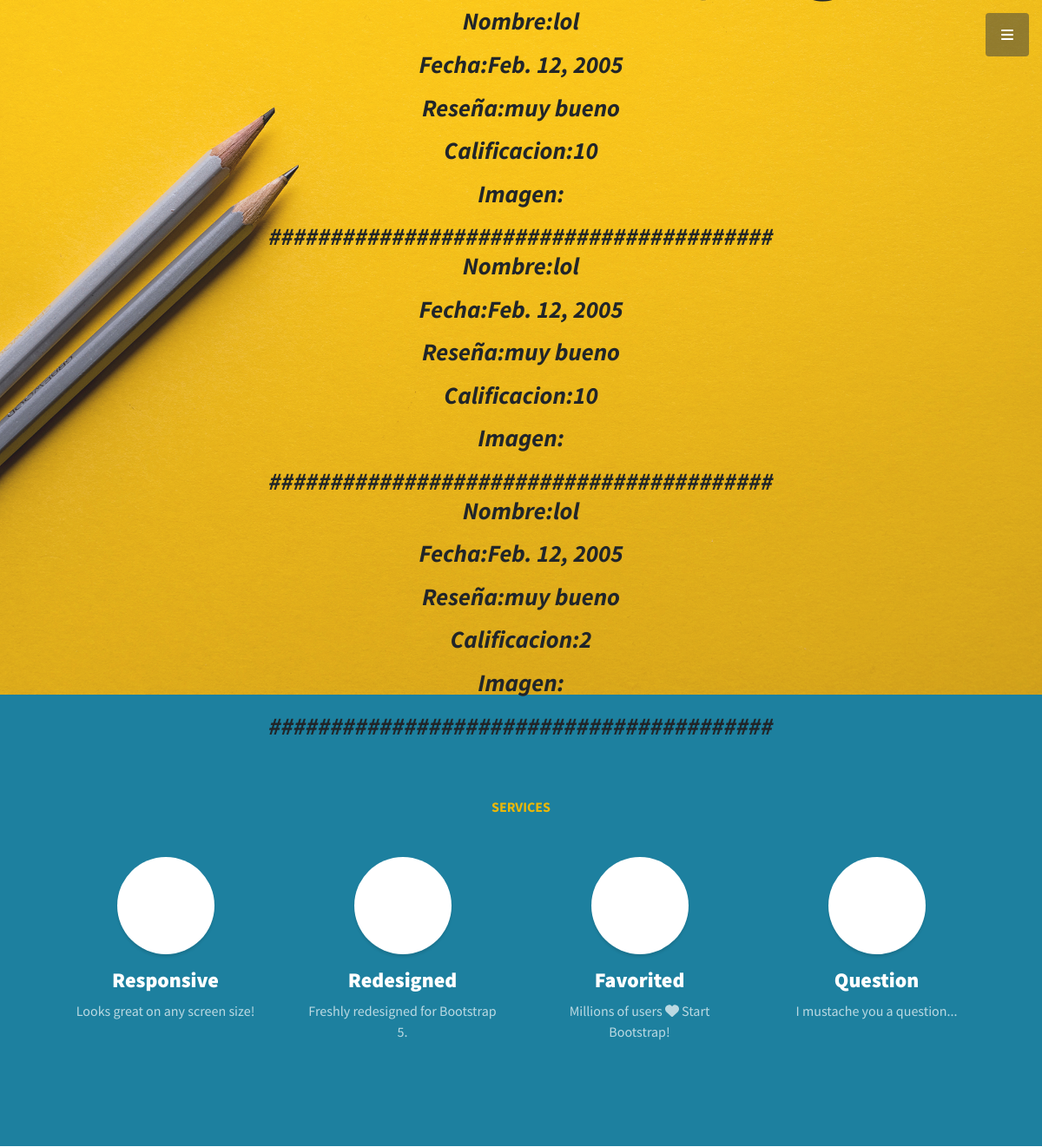
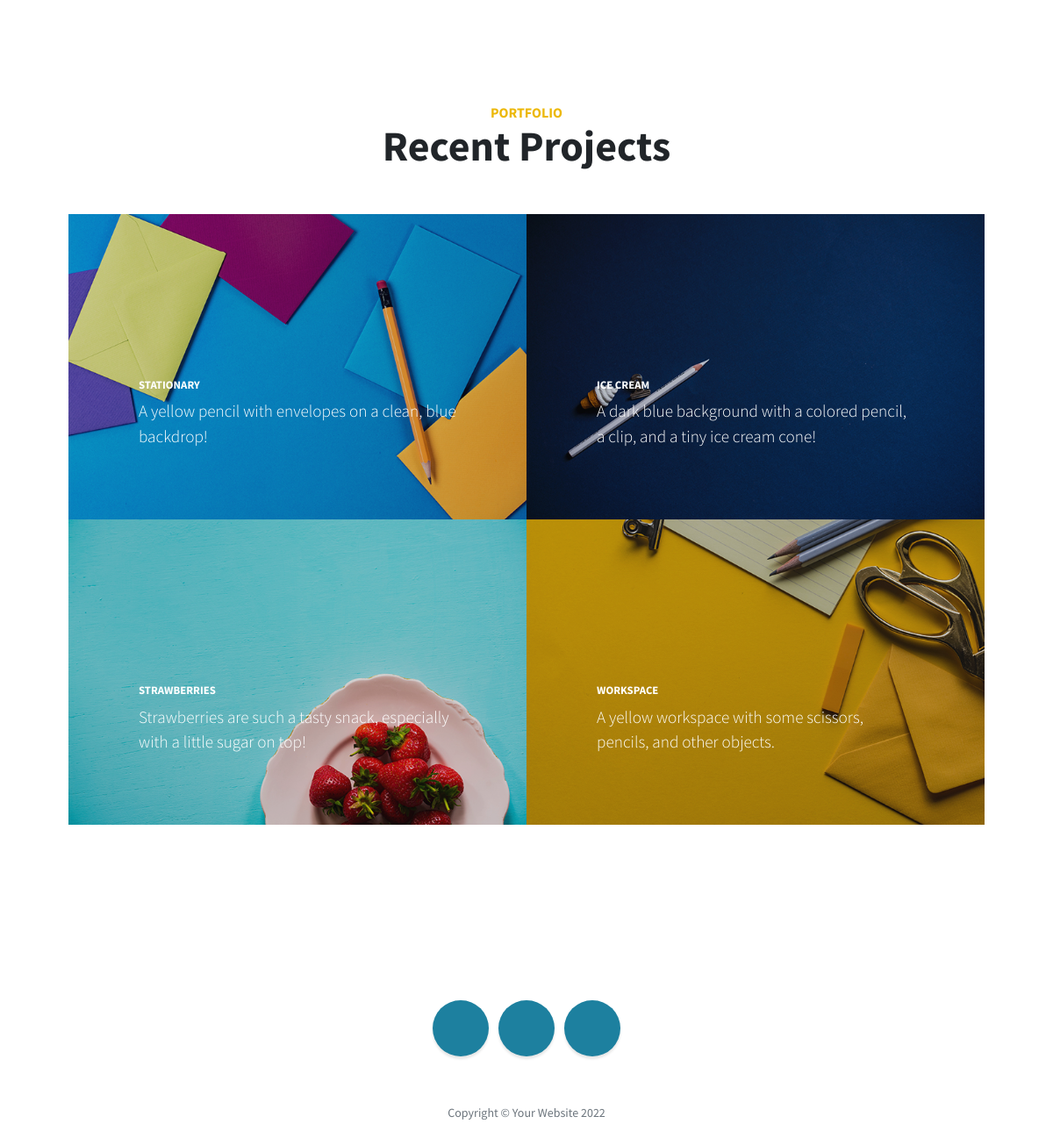
Page /AppCoder/review/ (signed in) on the committed database (2 pictures, top to bottom).
### AppCoder/models.py (models this page shows)
class review(models.Model):
    Nombre_del_videojuego = models.CharField(max_length=60)
    Fecha=models.DateField()
    Reseña= models.CharField(max_length=100)
    Calificacion=models.IntegerField()

### AppCoder/views.py (the view)
# urls.py: path("review/", ver_reseñas, name="reseñas"),
@login_required
def ver_reseñas(request):
    allreseñas = review.objects.all()
    return render(request,"AppCoder/ver_reseñas.html", {"reseñas":allreseñas})

### AppCoder/templates/AppCoder/ver_reseñas.html (shortened to what this page needs)
{% extends "AppCoder/padre.html" %}
{% block descripcion %}
{% for reseñas in reseñas %}
<p>Nombre:{{reseñas.Nombre_del_videojuego}} </p>
<p>Fecha:{{reseñas.Fecha}} </p>
<p>Reseña:{{reseñas.Reseña}} </p>
<p>Calificacion:{{reseñas.Calificacion}} </p>
<p>Imagen:{{reseñas.Imagen}} </p>
#########################################
{% endfor %}
{% endblock %}

### AppCoder/templates/AppCoder/padre.html (shortened to what this page needs)
<!DOCTYPE html>
<html lang="en">
    <head>
        {% load static %}
        <link href="https://cdnjs.cloudflare.com/ajax/libs/simple-line-icons/2.5.5/css/simple-line-icons.min.css" rel="stylesheet" />
        <link href="{%static 'AppCoder/css/styles.css' %}" rel="stylesheet" />
    </head>
    <body id="page-top">
        <a class="menu-toggle rounded" href="#"><i class="fas fa-bars"></i></a>
        <header class="masthead d-flex align-items-center">
            <div class="container px-4 px-lg-5 text-center">
                <h1 class="mb-1">
                </h1>
                <h3 class="mb-5"><em>{% block descripcion %}{% endblock %}</em></h3>
            </div>
        </header>
        <section class="content-section bg-primary text-white text-center" id="services">
            <div class="container px-4 px-lg-5">
                <div class="content-section-heading">
                    <h3 class="text-secondary mb-0">Services</h3>
                </div>
                <div class="row gx-4 gx-lg-5">
                    <div class="col-lg-3 col-md-6 mb-5 mb-lg-0">
                        <span class="service-icon rounded-circle mx-auto mb-3"></span>
                        <h4><strong>Responsive</strong></h4>
                        <p class="text-faded mb-0">Looks great on any screen size!</p>
                    </div>
                    <div class="col-lg-3 col-md-6 mb-5 mb-lg-0">
                        <span class="service-icon rounded-circle mx-auto mb-3"></span>
                        <h4><strong>Redesigned</strong></h4>
                        <p class="text-faded mb-0">Freshly redesigned for Bootstrap 5.</p>
                    </div>
                    <div class="col-lg-3 col-md-6 mb-5 mb-md-0">
                        <span class="service-icon rounded-circle mx-auto mb-3"></span>
                        <h4><strong>Favorited</strong></h4>
                        <p class="text-faded mb-0">
                            Millions of users
                            <i class="fas fa-heart"></i>
                            Start Bootstrap!
                        </p>
                    </div>
                    <div class="col-lg-3 col-md-6">
                        <span class="service-icon rounded-circle mx-auto mb-3"></span>
                        <h4><strong>Question</strong></h4>
                        <p class="text-faded mb-0">I mustache you a question...</p>
                    </div>
                </div>
            </div>
        </section>
        <section class="content-section" id="portfolio">
            <div class="container px-4 px-lg-5">
                <div class="content-section-heading text-center">
                    <h3 class="text-secondary mb-0">Portfolio</h3>
                    <h2 class="mb-5">Recent Projects</h2>
                </div>
                <div class="row gx-0">
                    <div class="col-lg-6">
                        <a class="portfolio-item" href="#!">
                            <div class="caption">
                                <div class="caption-content">
                                    <div class="h2">Stationary</div>
                                    <p class="mb-0">A yellow pencil with envelopes on a clean, blue backdrop!</p>
                                </div>
                            </div>
                            <img class="img-fluid" src="{%static 'AppCoder/assets/img/portfolio-1.jpg' %}" alt="..." />
                        </a>
                    </div>
                    <div class="col-lg-6">
                        <a class="portfolio-item" href="#!">
                            <div class="caption">
                                <div class="caption-content">
                                    <div class="h2">Ice Cream</div>
                                    <p class="mb-0">A dark blue background with a colored pencil, a clip, and a tiny ice cream cone!</p>
                                </div>
                            </div>
                            <img class="img-fluid" src="{%static 'AppCoder/assets/img/portfolio-2.jpg' %}" alt="..." />
                        </a>
                    </div>
                    <div class="col-lg-6">
                        <a class="portfolio-item" href="#!">
                            <div class="caption">
                                <div class="caption-content">
                                    <div class="h2">Strawberries</div>
                                    <p class="mb-0">Strawberries are such a tasty snack, especially with a little sugar on top!</p>
                                </div>
                            </div>
                            <img class="img-fluid" src="{%static 'AppCoder/assets/img/portfolio-3.jpg' %}" alt="..." />
                        </a>
                    </div>
                    <div class="col-lg-6">
                        <a class="portfolio-item" href="#!">
                            <div class="caption">
                                <div class="caption-content">
                                    <div class="h2">Workspace</div>
                                    <p class="mb-0">A yellow workspace with some scissors, pencils, and other objects.</p>
                                </div>
                            </div>
                            <img class="img-fluid" src="{%static 'AppCoder/assets/img/portfolio-4.jpg' %}" alt="..." />
                        </a>
                    </div>
                </div>
            </div>
        </section>
        <footer class="footer text-center">
            <div class="container px-4 px-lg-5">
                <ul class="list-inline mb-5">
                    <li class="list-inline-item">
                        <a class="social-link rounded-circle text-white mr-3" href="#!"></a>
                    </li>
                    <li class="list-inline-item">
                        <a class="social-link rounded-circle text-white mr-3" href="#!"></a>
                    </li>
                    <li class="list-inline-item">
                        <a class="social-link rounded-circle text-white" href="#!"></a>
                    </li>
                </ul>
                <p class="text-muted small mb-0">Copyright &copy; Your Website 2022</p>
            </div>
        </footer>
    </body>
</html>

### rows in the picture
review: Nombre_del_videojuego "lol", Fecha "Feb. 12, 2005", Reseña "muy bueno", Calificacion "10"
review: Nombre_del_videojuego "lol", Fecha "Feb. 12, 2005", Reseña "muy bueno", Calificacion "10"
review: Nombre_del_videojuego "lol", Fecha "Feb. 12, 2005", Reseña "muy bueno", Calificacion "2"
